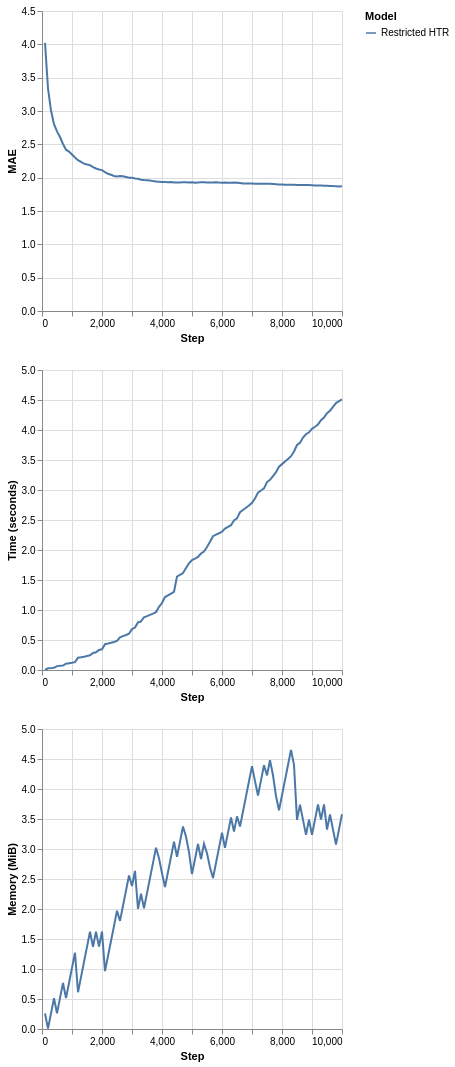

The notebook cell this image was saved under:
### Markdown cell above
In our example we use the `EBSTSplitter`, which is going to discussed later. For now, is enough to know that it is a mechanism to evaluate split candidates in the trees.

As we can see, our tree uses almost 10 MiB to keep its structure. Let's say we wanted to limit our memory usage to 5 MiB. How could we do that?

Note that we are using a illustration case here. In real applications, data may be unbounded, so the trees might grow indefinitely.

HTs expose some parameters related to memory management. The user can refer to the documentation for more details on that matter. Here, we are going to focus on two parameters:

- `max_size`: determines the maximum amount of memory (in MiB) that the HT can use.
- `memory_estimate_period`: intervals after which the memory-management is triggered.

We are going to limit our HTR to 5 MiB and perform memory checks at intervals of 500 instances.

### Code cell
plot_performance(
    synth.Friedman(seed=42).take(10_000),
    metrics.MAE(),
    {
        "Restricted HTR": (
            preprocessing.StandardScaler()
            | tree.HoeffdingTreeRegressor(
                splitter=tree.splitter.EBSTSplitter(),
                max_size=5,
                memory_estimate_period=500
            )
        )
    }
)

### Figure 1 — Vega-Lite specification as saved in the notebook (floating-point values rounded to 4 significant figures)
{"config": {"view": {"continuousWidth": 300, "continuousHeight": 300}}, "vconcat": [{"mark": {"type": "line"}, "encoding": {"color": {"field": "Model", "type": "nominal"}, "x": {"field": "Step", "type": "quantitative"}, "y": {"field": "Metric", "title": "MAE", "type": "quantitative"}}}, {"mark": {"type": "line"}, "encoding": {"color": {"field": "Model", "type": "nominal"}, "x": {"field": "Step", "type": "quantitative"}, "y": {"field": "Time", "title": "Time (seconds)", "type": "quantitative"}}}, {"mark": {"type": "line"}, "encoding": {"color": {"field": "Model", "type": "nominal"}, "x": {"field": "Step", "type": "quantitative"}, "y": {"field": "Memory", "title": "Memory (MiB)", "type": "quantitative"}}}], "data": {"name": "data-af78858dda8f9966c57b6a4ab4efbd2e"}, "$schema": "https://vega.github.io/schema/vega-lite/v6.1.0.json", "datasets": {"data-af78858dda8f9966c57b6a4ab4efbd2e": [{"Step": 100, "Metric": 4.023, "Time": 0.002315, "Memory": 0.2578, "Model": "Restricted HTR"}, {"Step": 200, "Metric": 3.34, "Time": 0.02901, "Memory": 0.006575, "Model": "Restricted HTR"}, {"Step": 300, "Metric": 3.007, "Time": 0.03126, "Memory": 0.2602, "Model": "Restricted HTR"}, {"Step": 400, "Metric": 2.803, "Time": 0.03557, "Memory": 0.512, "Model": "Restricted HTR"}, {"Step": 500, "Metric": 2.695, "Time": 0.06456, "Memory": 0.2622, "Model": "Restricted HTR"}, {"Step": 600, "Metric": 2.61, "Time": 0.06883, "Memory": 0.514, "Model": "Restricted HTR"}, {"Step": 700, "Metric": 2.506, "Time": 0.07489, "Memory": 0.7658, "Model": "Restricted HTR"}, {"Step": 800, "Metric": 2.42, "Time": 0.1055, "Memory": 0.5159, "Model": "Restricted HTR"}, {"Step": 900, "Metric": 2.391, "Time": 0.1115, "Memory": 0.7677, "Model": "Restricted HTR"}, {"Step": 1000, "Metric": 2.346, "Time": 0.1199, "Memory": 1.019, "Model": "Restricted HTR"}, {"Step": 1100, "Metric": 2.303, "Time": 0.1305, "Memory": 1.271, "Model": "Restricted HTR"}, {"Step": 1200, "Metric": 2.262, "Time": 0.2061, "Memory": 0.6129, "Model": "Restricted HTR"}, {"Step": 1300, "Metric": 2.237, "Time": 0.2129, "Memory": 0.8646, "Model": "Restricted HTR"}, {"Step": 1400, "Metric": 2.211, "Time": 0.2218, "Memory": 1.116, "Model": "Restricted HTR"}, {"Step": 1500, "Metric": 2.198, "Time": 0.2329, "Memory": 1.368, "Model": "Restricted HTR"}, {"Step": 1600, "Metric": 2.188, "Time": 0.2454, "Memory": 1.62, "Model": "Restricted HTR"}, {"Step": 1700, "Metric": 2.159, "Time": 0.2835, "Memory": 1.37, "Model": "Restricted HTR"}, {"Step": 1800, "Metric": 2.137, "Time": 0.2958, "Memory": 1.622, "Model": "Restricted HTR"}, {"Step": 1900, "Metric": 2.124, "Time": 0.3327, "Memory": 1.372, "Model": "Restricted HTR"}, {"Step": 2000, "Metric": 2.113, "Time": 0.3456, "Memory": 1.624, "Model": "Restricted HTR"}, {"Step": 2100, "Metric": 2.083, "Time": 0.4303, "Memory": 0.9642, "Model": "Restricted HTR"}, {"Step": 2200, "Metric": 2.058, "Time": 0.4409, "Memory": 1.216, "Model": "Restricted HTR"}, {"Step": 2300, "Metric": 2.043, "Time": 0.4531, "Memory": 1.468, "Model": "Restricted HTR"}, {"Step": 2400, "Metric": 2.026, "Time": 0.4675, "Memory": 1.72, "Model": "Restricted HTR"}, {"Step": 2500, "Metric": 2.018, "Time": 0.4838, "Memory": 1.971, "Model": "Restricted HTR"}, {"Step": 2600, "Metric": 2.023, "Time": 0.5446, "Memory": 1.802, "Model": "Restricted HTR"}, {"Step": 2700, "Metric": 2.02, "Time": 0.5639, "Memory": 2.054, "Model": "Restricted HTR"}, {"Step": 2800, "Metric": 2.009, "Time": 0.5831, "Memory": 2.306, "Model": "Restricted HTR"}, {"Step": 2900, "Metric": 1.999, "Time": 0.6037, "Memory": 2.558, "Model": "Restricted HTR"}, {"Step": 3000, "Metric": 2.0, "Time": 0.6814, "Memory": 2.383, "Model": "Restricted HTR"}, {"Step": 3100, "Metric": 1.987, "Time": 0.7066, "Memory": 2.635, "Model": "Restricted HTR"}, {"Step": 3200, "Metric": 1.983, "Time": 0.7928, "Memory": 2.002, "Model": "Restricted HTR"}, {"Step": 3300, "Metric": 1.969, "Time": 0.8102, "Memory": 2.254, "Model": "Restricted HTR"}, {"Step": 3400, "Metric": 1.964, "Time": 0.8796, "Memory": 2.013, "Model": "Restricted HTR"}, {"Step": 3500, "Metric": 1.96, "Time": 0.8981, "Memory": 2.265, "Model": "Restricted HTR"}, {"Step": 3600, "Metric": 1.957, "Time": 0.9182, "Memory": 2.516, "Model": "Restricted HTR"}, {"Step": 3700, "Metric": 1.948, "Time": 0.9405, "Memory": 2.768, "Model": "Restricted HTR"}, {"Step": 3800, "Metric": 1.943, "Time": 0.9648, "Memory": 3.02, "Model": "Restricted HTR"}, {"Step": 3900, "Metric": 1.94, "Time": 1.052, "Memory": 2.847, "Model": "Restricted HTR"}, {"Step": 4000, "Metric": 1.934, "Time": 1.117, "Memory": 2.596, "Model": "Restricted HTR"}, {"Step": 4100, "Metric": 1.934, "Time": 1.216, "Memory": 2.366, "Model": "Restricted HTR"}, {"Step": 4200, "Metric": 1.933, "Time": 1.245, "Memory": 2.617, "Model": "Restricted HTR"}, {"Step": 4300, "Metric": 1.934, "Time": 1.273, "Memory": 2.869, "Model": "Restricted HTR"}, {"Step": 4400, "Metric": 1.928, "Time": 1.304, "Memory": 3.121, "Model": "Restricted HTR"}, {"Step": 4500, "Metric": 1.926, "Time": 1.556, "Memory": 2.87, "Model": "Restricted HTR"}, {"Step": 4600, "Metric": 1.928, "Time": 1.587, "Memory": 3.123, "Model": "Restricted HTR"}, {"Step": 4700, "Metric": 1.93, "Time": 1.615, "Memory": 3.375, "Model": "Restricted HTR"}, {"Step": 4800, "Metric": 1.932, "Time": 1.701, "Memory": 3.203, "Model": "Restricted HTR"}, {"Step": 4900, "Metric": 1.928, "Time": 1.778, "Memory": 2.951, "Model": "Restricted HTR"}, {"Step": 5000, "Metric": 1.93, "Time": 1.834, "Memory": 2.58, "Model": "Restricted HTR"}, {"Step": 5100, "Metric": 1.925, "Time": 1.858, "Memory": 2.832, "Model": "Restricted HTR"}, {"Step": 5200, "Metric": 1.929, "Time": 1.884, "Memory": 3.084, "Model": "Restricted HTR"}, {"Step": 5300, "Metric": 1.931, "Time": 1.942, "Memory": 2.834, "Model": "Restricted HTR"}, {"Step": 5400, "Metric": 1.93, "Time": 1.973, "Memory": 3.086, "Model": "Restricted HTR"}, {"Step": 5500, "Metric": 1.926, "Time": 2.051, "Memory": 2.93, "Model": "Restricted HTR"}, {"Step": 5600, "Metric": 1.926, "Time": 2.138, "Memory": 2.692, "Model": "Restricted HTR"}, {"Step": 5700, "Metric": 1.929, "Time": 2.229, "Memory": 2.516, "Model": "Restricted HTR"}, {"Step": 5800, "Metric": 1.93, "Time": 2.255, "Memory": 2.767, "Model": "Restricted HTR"}, {"Step": 5900, "Metric": 1.927, "Time": 2.279, "Memory": 3.019, "Model": "Restricted HTR"}, {"Step": 6000, "Metric": 1.925, "Time": 2.306, "Memory": 3.271, "Model": "Restricted HTR"}, {"Step": 6100, "Metric": 1.927, "Time": 2.358, "Memory": 3.02, "Model": "Restricted HTR"}, {"Step": 6200, "Metric": 1.925, "Time": 2.385, "Memory": 3.273, "Model": "Restricted HTR"}, {"Step": 6300, "Metric": 1.925, "Time": 2.413, "Memory": 3.525, "Model": "Restricted HTR"}, {"Step": 6400, "Metric": 1.926, "Time": 2.493, "Memory": 3.293, "Model": "Restricted HTR"}, {"Step": 6500, "Metric": 1.923, "Time": 2.526, "Memory": 3.544, "Model": "Restricted HTR"}, {"Step": 6600, "Metric": 1.921, "Time": 2.629, "Memory": 3.374, "Model": "Restricted HTR"}, {"Step": 6700, "Metric": 1.914, "Time": 2.666, "Memory": 3.625, "Model": "Restricted HTR"}, {"Step": 6800, "Metric": 1.911, "Time": 2.704, "Memory": 3.877, "Model": "Restricted HTR"}, {"Step": 6900, "Metric": 1.912, "Time": 2.742, "Memory": 4.129, "Model": "Restricted HTR"}, {"Step": 7000, "Metric": 1.911, "Time": 2.786, "Memory": 4.381, "Model": "Restricted HTR"}, {"Step": 7100, "Metric": 1.91, "Time": 2.859, "Memory": 4.131, "Model": "Restricted HTR"}, {"Step": 7200, "Metric": 1.91, "Time": 2.957, "Memory": 3.891, "Model": "Restricted HTR"}, {"Step": 7300, "Metric": 1.908, "Time": 2.991, "Memory": 4.143, "Model": "Restricted HTR"}, {"Step": 7400, "Metric": 1.908, "Time": 3.026, "Memory": 4.395, "Model": "Restricted HTR"}, {"Step": 7500, "Metric": 1.91, "Time": 3.132, "Memory": 4.227, "Model": "Restricted HTR"}, {"Step": 7600, "Metric": 1.908, "Time": 3.169, "Memory": 4.479, "Model": "Restricted HTR"}, {"Step": 7700, "Metric": 1.905, "Time": 3.233, "Memory": 4.229, "Model": "Restricted HTR"}, {"Step": 7800, "Metric": 1.903, "Time": 3.297, "Memory": 3.883, "Model": "Restricted HTR"}, {"Step": 7900, "Metric": 1.899, "Time": 3.388, "Memory": 3.645, "Model": "Restricted HTR"}, {"Step": 8000, "Metric": 1.899, "Time": 3.431, "Memory": 3.897, "Model": "Restricted HTR"}, {"Step": 8100, "Metric": 1.894, "Time": 3.473, "Memory": 4.149, "Model": "Restricted HTR"}, {"Step": 8200, "Metric": 1.894, "Time": 3.517, "Memory": 4.4, "Model": "Restricted HTR"}, {"Step": 8300, "Metric": 1.895, "Time": 3.563, "Memory": 4.652, "Model": "Restricted HTR"}, {"Step": 8400, "Metric": 1.894, "Time": 3.641, "Memory": 4.402, "Model": "Restricted HTR"}, {"Step": 8500, "Metric": 1.891, "Time": 3.75, "Memory": 3.486, "Model": "Restricted HTR"}, {"Step": 8600, "Metric": 1.891, "Time": 3.788, "Memory": 3.738, "Model": "Restricted HTR"}, {"Step": 8700, "Metric": 1.891, "Time": 3.874, "Memory": 3.486, "Model": "Restricted HTR"}, {"Step": 8800, "Metric": 1.891, "Time": 3.93, "Memory": 3.236, "Model": "Restricted HTR"}, {"Step": 8900, "Metric": 1.89, "Time": 3.961, "Memory": 3.489, "Model": "Restricted HTR"}, {"Step": 9000, "Metric": 1.888, "Time": 4.02, "Memory": 3.238, "Model": "Restricted HTR"}, {"Step": 9100, "Metric": 1.884, "Time": 4.053, "Memory": 3.49, "Model": "Restricted HTR"}, {"Step": 9200, "Metric": 1.883, "Time": 4.093, "Memory": 3.743, "Model": "Restricted HTR"}, {"Step": 9300, "Metric": 1.881, "Time": 4.164, "Memory": 3.492, "Model": "Restricted HTR"}, {"Step": 9400, "Metric": 1.879, "Time": 4.207, "Memory": 3.745, "Model": "Restricted HTR"}, {"Step": 9500, "Metric": 1.879, "Time": 4.281, "Memory": 3.322, "Model": "Restricted HTR"}, {"Step": 9600, "Metric": 1.876, "Time": 4.321, "Memory": 3.574, "Model": "Restricted HTR"}, {"Step": 9700, "Metric": 1.873, "Time": 4.386, "Memory": 3.324, "Model": "Restricted HTR"}, {"Step": 9800, "Metric": 1.872, "Time": 4.449, "Memory": 3.074, "Model": "Restricted HTR"}, {"Step": 9900, "Metric": 1.869, "Time": 4.48, "Memory": 3.326, "Model": "Restricted HTR"}, {"Step": 10000, "Metric": 1.87, "Time": 4.51, "Memory": 3.578, "Model": "Restricted HTR"}]}}
